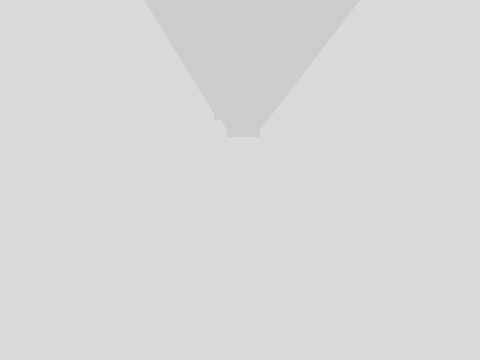
view 1 (above)

24 first-person views from a walk through a 3-D level made in the Unity game engine. The camera is 1.2 m above the floor, tilts 4° down and sees 70° across. The floor is counted in squares, 2 m on a side. Each view is taken from the middle of a square. On the plan, view 1 faces up. The plan holds only what a view shows up to about 10 squares ahead; the rest is blank. The place goes on beyond the plan. Some animated figures are left out.

view 2
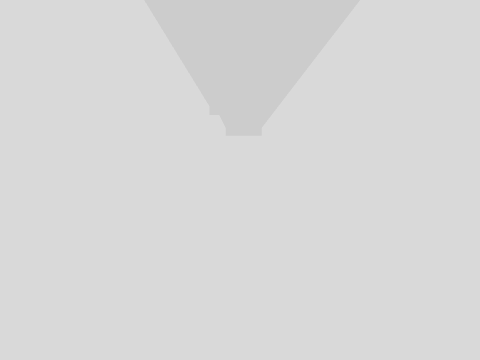

view 3
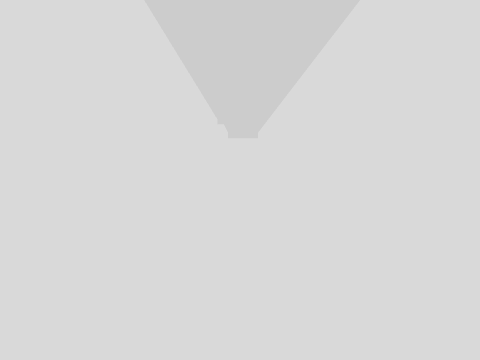

view 4
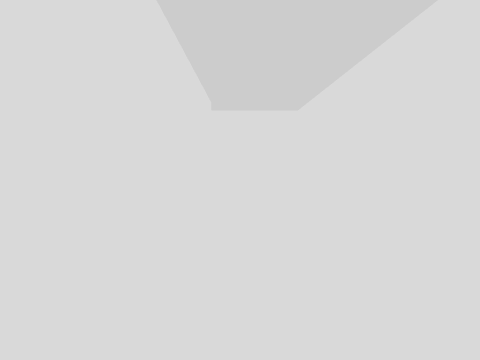

view 5
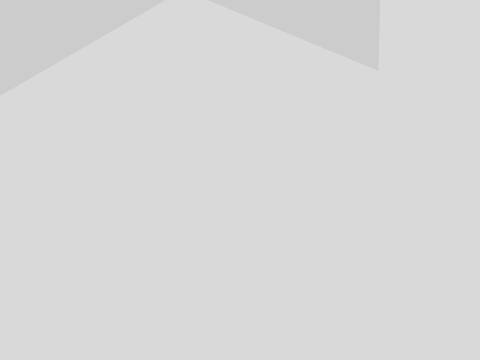

view 6
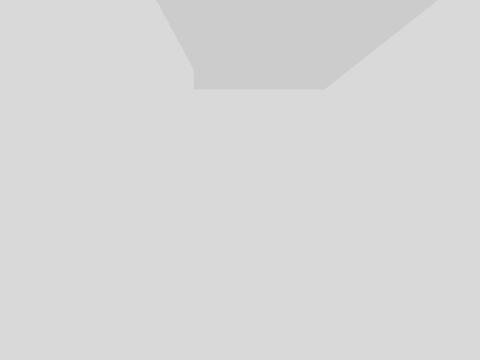

view 7
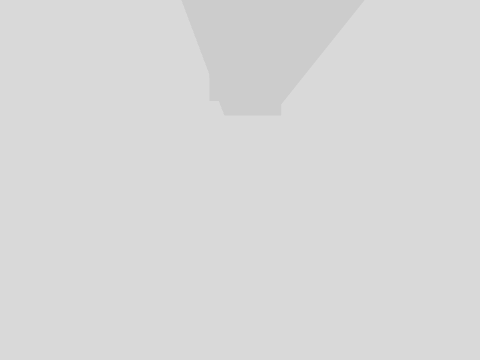

view 8
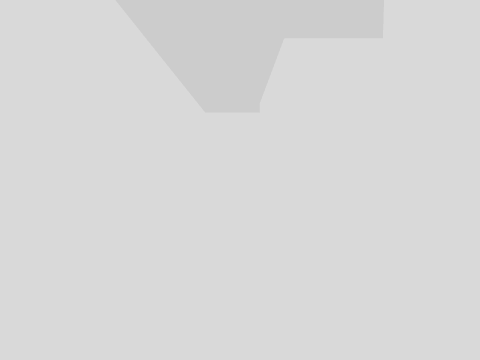

view 9
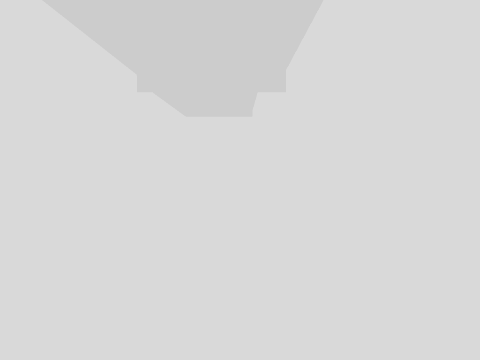

view 10
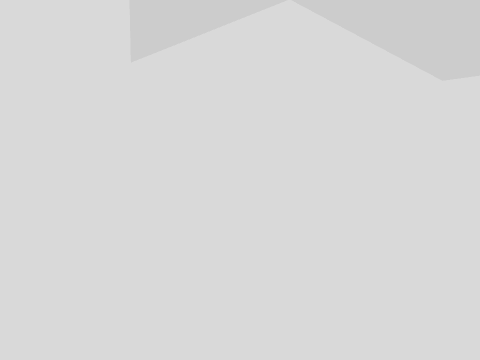

view 11
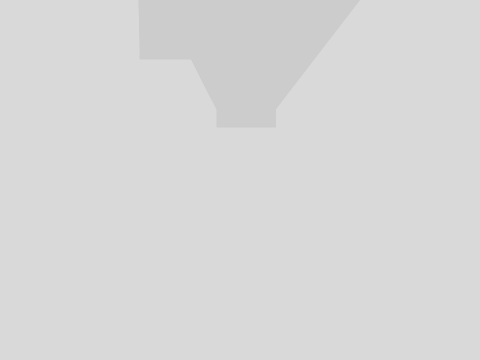

view 12
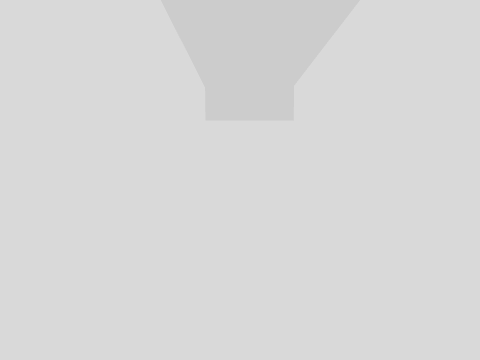

view 13
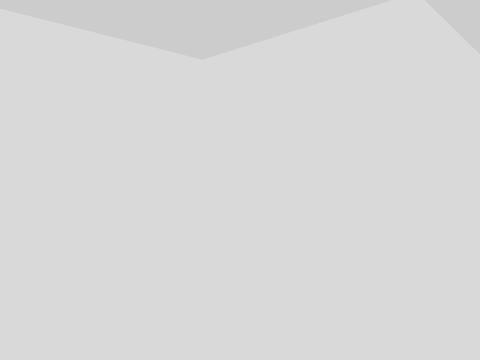

view 14
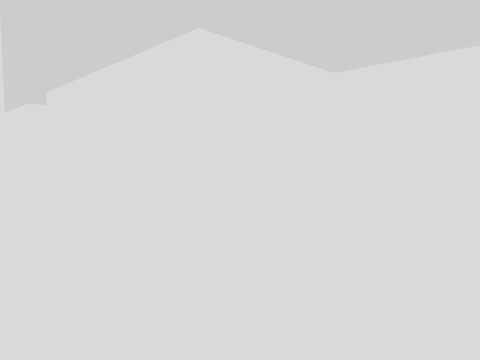

view 15
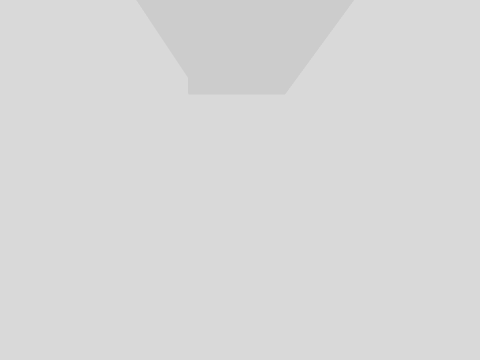

view 16
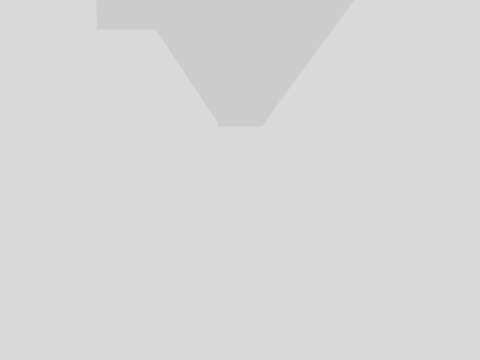

view 17
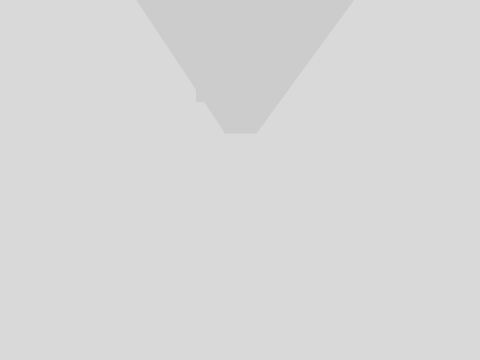

view 18
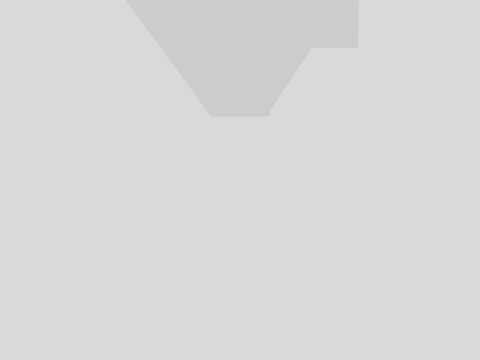

view 19
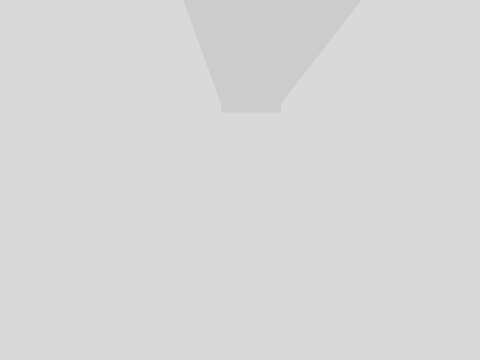

view 20
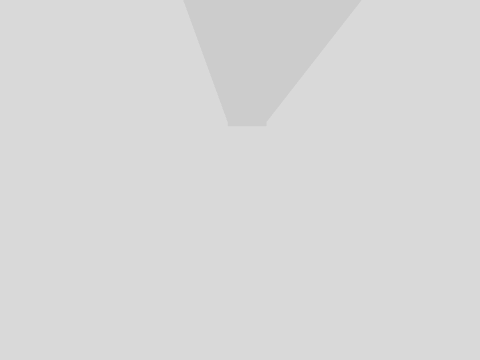

view 21
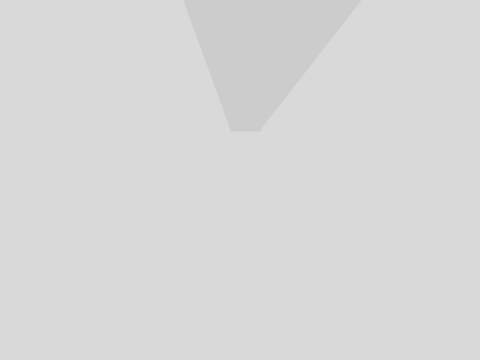

view 22
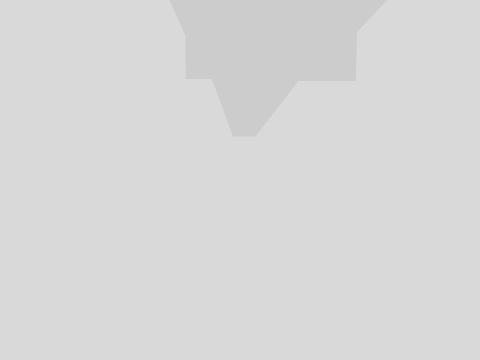

view 23
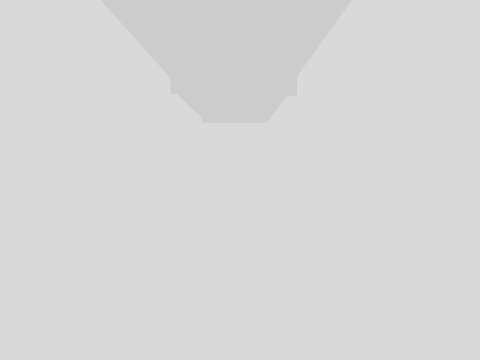

view 24
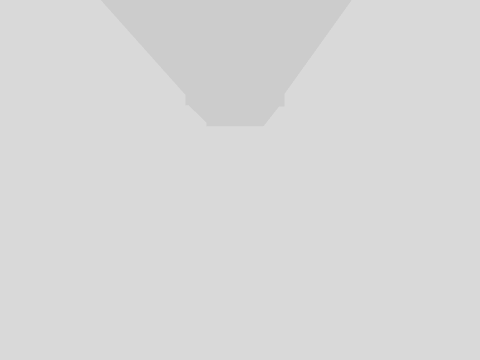

### Floor plan
Points are (right, up) in squares from view 1. A wall is a line through its corners. A room is listed if a view was taken in it or the views show most of it. See-through windows are left out.
Room 1 (views 1, 3, 4, 5)
walls: (-0.5, 0.2) (-2, 0.2); (0.4, -3.4) (0.4, -1); (-2.5, -1) (-0.5, -1) (-0.5, -2.9)
ways out: opening at (0, 0) to room 2; opening at (1, 0) to room 3
Room 2 (views 2, 11, 12)
walls: (-0.5, 6.9) (-0.5, 0.2); (-0.5, 8) (-0.9, 8); (0.6, 0.4) (0.6, 7.6)
ways out: opening at (0, 0) to room 1; opening at (0, 8) to room 5
Room 3 (views 6, 8, 9, 10)
walls: (4.3, 0.4) (0.6, 0.4); (0.4, -1) (5.3, -1) (5.3, 0.9)
ways out: opening at (1, 0) to room 1; opening at (5, 1) to room 4
Room 4 (view 7)
walls: (6.1, 2.5) (5.3, 2.5) (5.3, 5.5); (5.6, 6.6) (4.3, 6.6) (4.3, 0.4)
ways out: opening at (5, 1) to room 3; opening at (6, 6) to room 6
Room 5 (views 13, 14)
walls: (-2.1, 12.5) (-2.1, 11.1) (-0.5, 11.1) (-0.5, 8); (0.6, 7.6) (0.6, 11.1) (2.4, 11.1) (2.4, 12.6)
ways out: opening at (0, 8) to room 2
Room 6 (views 15, 19, 20)
walls: (12.6, 6.6) (5.6, 6.6); (5.3, 5.5) (11.7, 5.5) (11.7, -4.3); (12.6, -4.3) (12.6, 5.5)
ways out: opening at (6, 6) to room 4; opening at (13, 6) to room 7; opening at (12, -4) to room 9
Room 7 (views 16, 18)
walls: (16.7, 5) (16.7, 5.5); (16.6, 6.6) (12.6, 6.6); (12.6, 5.5) (15.6, 5.5) (15.6, 5)
ways out: opening at (13, 6) to room 6; opening at (17, 6) to room 8
Room 8 (view 17)
walls: (21.3, 5.2) (21.3, 6.6) (16.6, 6.6); (16.7, 5.5) (20.4, 5.5)
ways out: opening at (17, 6) to room 7
Room 9 (views 21, 22, 23, 24)
walls: (7.7, -5.6) (11.7, -5.6) (11.7, -7.5); (11.7, -4.3) (8, -4.3); (12.6, -7) (12.6, -5.6) (16.7, -5.6) (16.7, -4); (15.6, -4.3) (12.6, -4.3)
ways out: opening at (12, -4) to room 6; opening at (12, -8); opening at (16, -3.5)

Where each view was taken, in squares from view 1:
view 1: 0 up, 0 right, facing up
view 2: 1 up, 0 right, facing up
view 3: 1 down, 0 right, facing up
view 4: 0 up, 1 left, facing right
view 5: 0 up, 1 left, facing down-right
view 6: 0 up, 1 right, facing right
view 7: 6 up, 5 right, facing down
view 8: 0 up, 5 right, facing up
view 9: 0 up, 4 right, facing left
view 10: 0 up, 1 right, facing down-left
view 11: 5 up, 0 right, facing up
view 12: 7 up, 0 right, facing up
view 13: 13 up, 0 right, facing down-right
view 14: 13 up, 1 right, facing down-left
view 15: 6 up, 9 right, facing left
view 16: 6 up, 14 right, facing left
view 17: 6 up, 17 right, facing left
view 18: 6 up, 14 right, facing right
view 19: 0 up, 12 right, facing up
view 20: 3 down, 12 right, facing up
view 21: 5 down, 12 right, facing up
view 22: 8 down, 12 right, facing up
view 23: 5 down, 8 right, facing right
view 24: 5 down, 7 right, facing right
